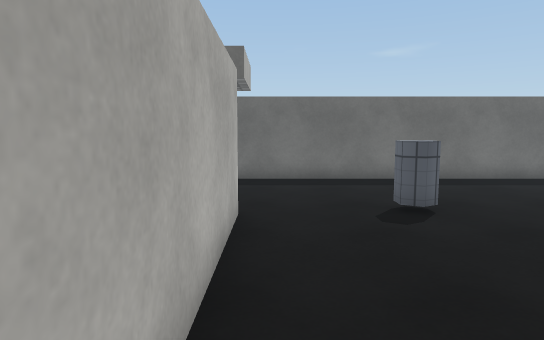
view 1 (above)

16 first-person views from a walk through a Unity game level. The camera is 1.4 m above the floor, tilts 6° down and sees 75° across. The floor is counted in squares, 0.9 m on a side. Each view is taken from the middle of a square. On the plan, view 1 faces up. The plan holds only what a view shows up to about 16 squares ahead; the rest is blank. The place goes on beyond the plan. The player character is not drawn. Door leaves are left out, so doorways stand open. Some surface patterns are stand-ins.

view 2
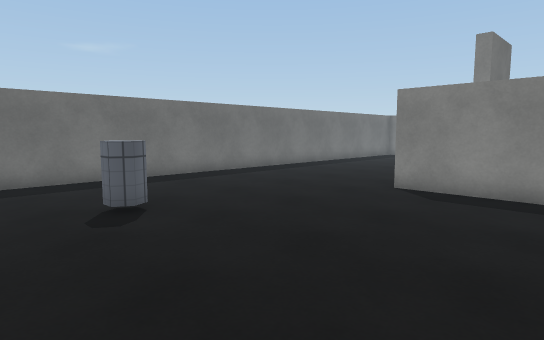

view 3
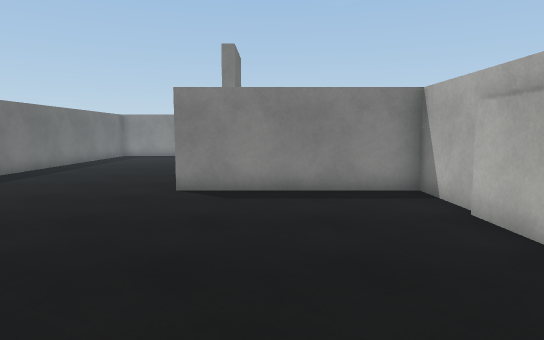

view 4
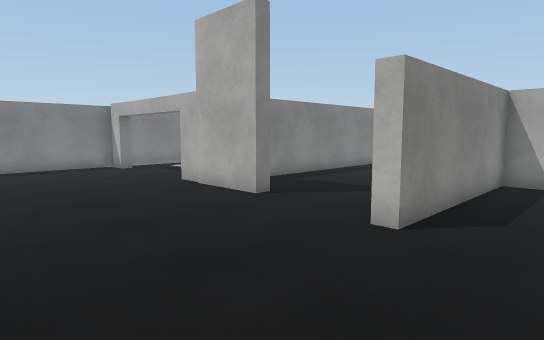

view 5
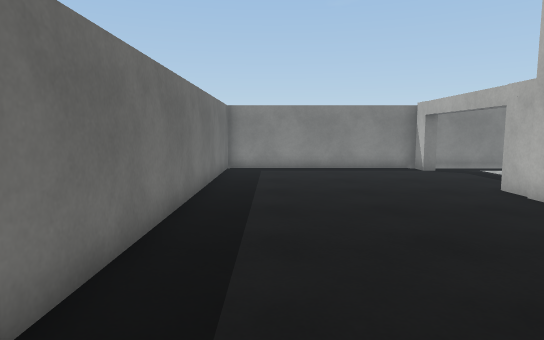

view 6
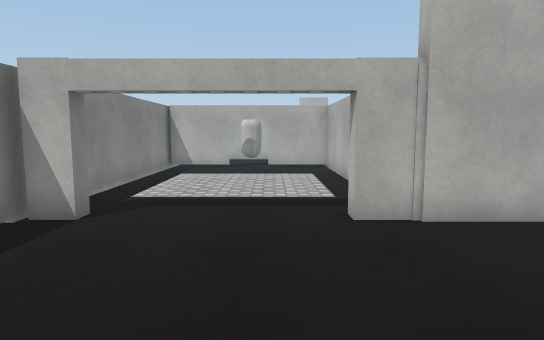

view 7
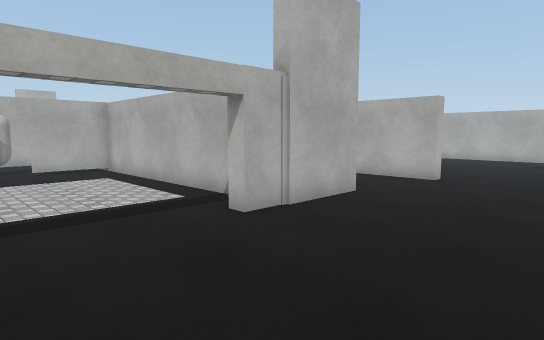

view 8
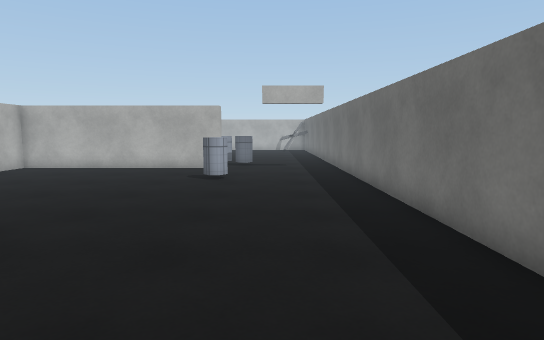

view 9
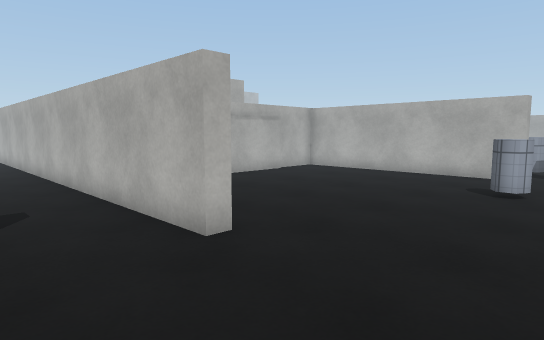

view 10
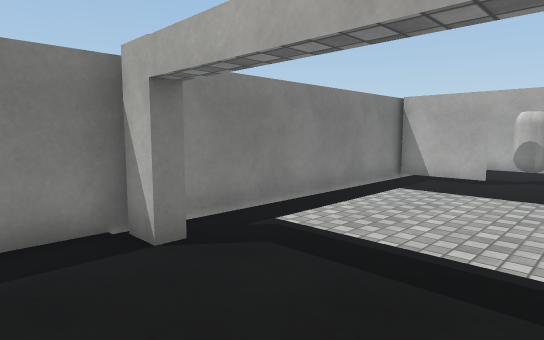

view 11
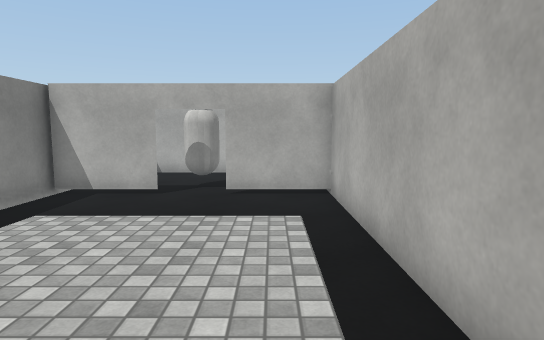

view 12
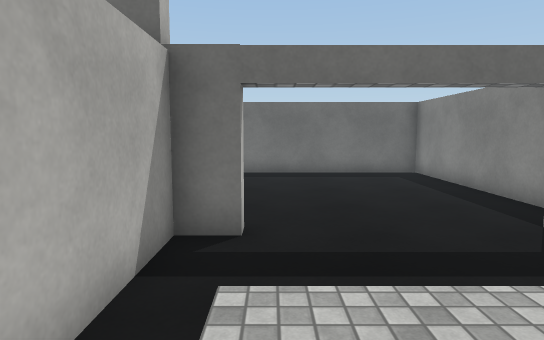

view 13
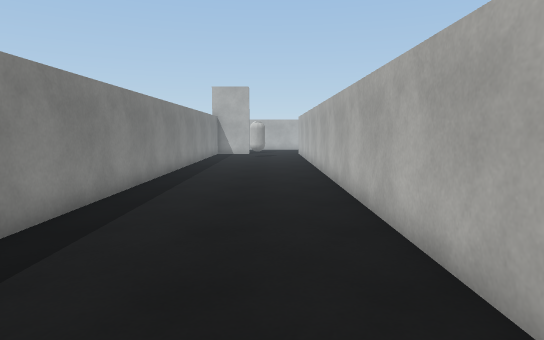

view 14
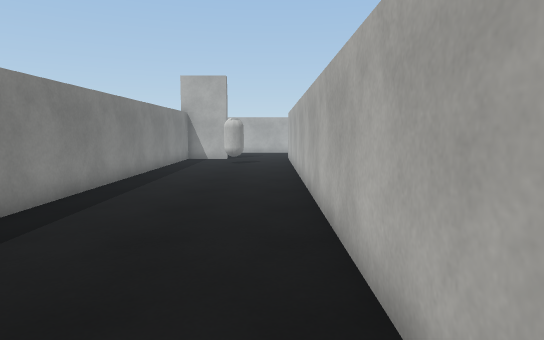

view 15
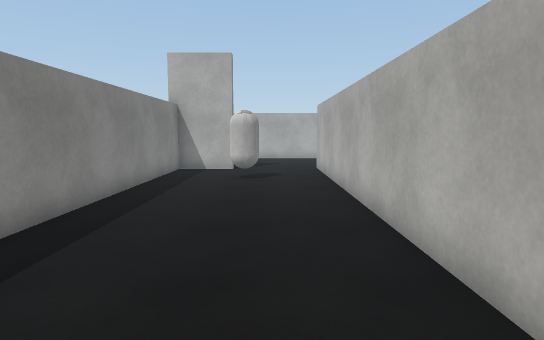

view 16
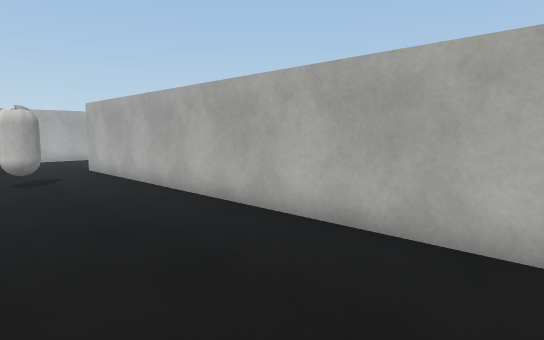

### Floor plan
Points are (right, up) in squares from view 1. A wall is a line through its corners. A room is listed if a view was taken in it or the views show most of it. See-through windows are left out.
Room 1 (views 1, 2, 3, 4, 5, 6, 7, 8, 9, 10, 11, 12)
walls: (13.7, 3.9) (17.5, 3.9) (17.5, 3.3) (16.5, 3.3) (16.5, -5.9) (19.2, -5.9); (7, -2) (9.5, -2) (9.5, 4.6) (10, 4.6); (2.8, 7.5) (3.3, 7.3) (3.3, 6.9) (2.9, 6.6) (2.5, 6.9) (2.5, 7.4); (4.8, -1.8) (6.8, -1.8); (22.5, 3.2) (22.5, 3.9) (23.4, 3.9); (1.6, -1.8) (4.5, -1.8); (-0.6, 6.7) (-0.6, -2) (1.5, -2); (20.9, -5.9) (23.6, -5.9); (23.7, -6.2) (23.7, 11.9) (-1.2, 11.9)
ways out: open door at (12, 4) to room 2; open door at (-1, 9.5)
Room 2 (views 13, 14, 15, 16)
walls: (13.6, -24.1) (16, -24.1) (16, 1.1); (10, 4.6) (10, -24.5)
ways out: open door at (12, 4) to room 1; open door at (12, -24)
objects: other object (13, -21)

Where each view was taken, in squares from view 1:
view 1: 0 up, 0 right, facing up
view 2: 0 up, 0 right, facing up-right
view 3: 2 up, 0 right, facing right
view 4: 10 up, 7 right, facing down-right
view 5: 10 up, 8 right, facing right
view 6: 10 up, 19 right, facing down
view 7: 9 up, 22 right, facing down-left
view 8: 9 up, 15 right, facing left
view 9: 9 up, 13 right, facing down-left
view 10: 6 up, 18 right, facing down-right
view 11: 3 up, 18 right, facing down
view 12: 2 down, 18 right, facing up
view 13: 2 up, 12 right, facing down
view 14: 3 down, 11 right, facing down
view 15: 9 down, 12 right, facing down
view 16: 9 down, 15 right, facing down-left
